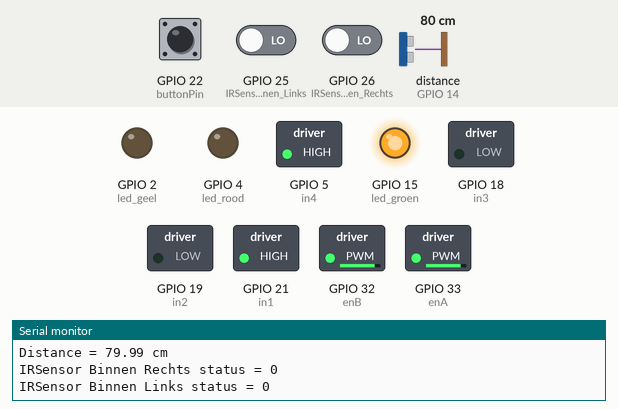
Simulated run of this sketch. Board: ESP32. On the bench: switched loads named in the sketch (green lamp = pin HIGH), output pins drawn as LEDs (lit = HIGH), the last lines printed to the serial monitor. Wiring (inferred from the names in the program): ultrasonic range finder: trigger GPIO 27; echo GPIO 14. The test bench sets the inputs (shaded band); at power-on: GPIO 25 (IRSensor_Binnen_Links) LOW, GPIO 26 (IRSensor_Binnen_Rechts) LOW, GPIO 22 (buttonPin) HIGH, distance to the obstacle (sensor on GPIO 14) 80 cm. The echo pulse lasts 58.3 µs per cm; pins used as bus, display or sensor lines are not drawn.

Above: at 1.2 s.
1.3 s: GPIO 25 (IRSensor_Binnen_Links) driven HIGH
4.3 s: GPIO 26 (IRSensor_Binnen_Rechts) driven HIGH
5.8 s: GPIO 22 (buttonPin) pulled LOW for 3.2 s
At 8.5 s:
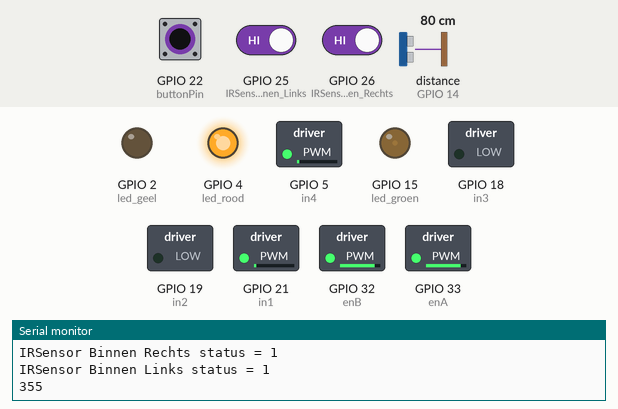
At 10.2 s:
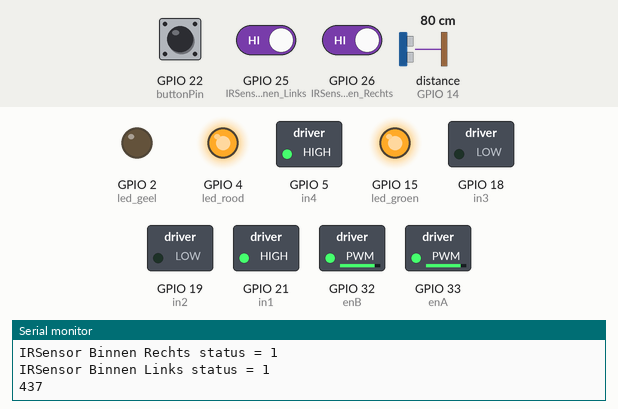
10.5 s: distance to the obstacle (sensor on GPIO 14) set to 12 cm
12.0 s: distance to the obstacle (sensor on GPIO 14) set to 9 cm
At 13.2 s:
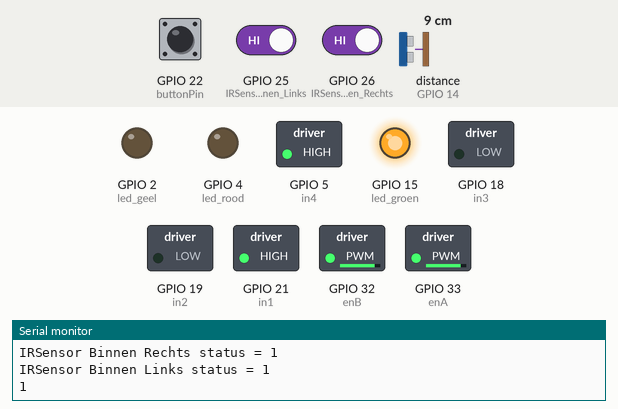
13.5 s: GPIO 22 (buttonPin) pulled LOW for 0.15 s
At 14.0 s:
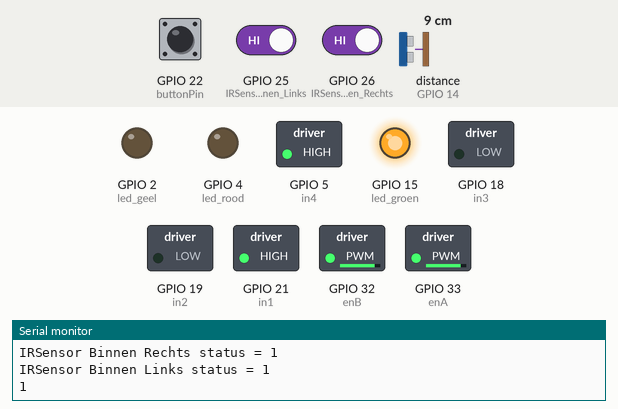
Timing chart, 0 to 16.2 s (numbered marks = the images above; inputs shaded):
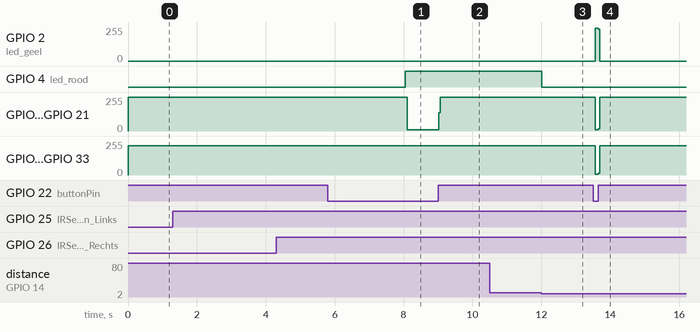

Measured:
- the behaviour switches between 11 and 10 cm on distance to the obstacle (sensor on GPIO 14) (found by bisection; images 2 and 3)
- after the input at 5.8 s, GPIO 4 (led_rood): LOW → HIGH after 2.2 s; GPIO 5 (in4), GPIO 15 (led_groen), GPIO 21 (in1): 255/255 → 11/255 after 2.3 s, → 255/255 0.92 s later
- after the input at 12.0 s, GPIO 4 (led_rood): HIGH → LOW at once
- after the input at 13.5 s, GPIO 2 (led_geel): 0/255 → 247/255 after 0.07 s, → 0/255 0.08 s later; GPIO 5 (in4), GPIO 15 (led_groen), GPIO 21 (in1): 255/255 → 8/255 after 0.07 s, → 255/255 0.08 s later; GPIO 32 (enB), GPIO 33 (enA): 220/255 → 7/255 after 0.07 s, → 220/255 0.08 s later

The sketch:

Line_Following_car_go_control.ino
```cpp
#include <analogWrite.h>
#define trigPin 27
#define echoPin 14

float duration, distance;


// IR SENSOREN

int IRSensor_Binnen_Links = 25;
int IRSensor_Binnen_Rechts = 26;

//MOTOR LINKS
int in1 = 21;
int in2 = 19;
int enA = 33;


//MOTOR RECHTS
int in3 = 18;
int in4 = 5;
int enB = 32;


//LEDS
int led_rood = 4;
int led_geel = 2;
int led_groen = 15;

//TIMER
int counter = 0;
int teller = 0;

//BUTTON
int buttonPin = 22;
int buttonState = LOW;


void setup() {
  Serial.begin(115200);


  pinMode(IRSensor_Binnen_Links, INPUT);
  pinMode(IRSensor_Binnen_Rechts, INPUT);
  pinMode(in1, OUTPUT);
  pinMode(in2, OUTPUT);
  pinMode(in3, OUTPUT);
  pinMode(in4, OUTPUT);
  pinMode(enA, OUTPUT);
  pinMode(enB, OUTPUT);
  pinMode(led_rood, OUTPUT);
  pinMode(led_geel, OUTPUT);
  pinMode(led_groen, OUTPUT);
  pinMode(trigPin, OUTPUT);
  pinMode(echoPin, INPUT);
  pinMode(buttonPin, INPUT);
}

void loop() {


  // Write a pulse to the HC-SR04 Trigger Pin

  digitalWrite(trigPin, LOW);
  delayMicroseconds(2);
  digitalWrite(trigPin, HIGH);
  delayMicroseconds(10);
  digitalWrite(trigPin, LOW);

  // Measure the response from the HC-SR04 Echo Pin

  duration = pulseIn(echoPin, HIGH);

  // Determine distance from duration
  // Use 343 metres per second as speed of sound

  distance = (duration / 2) * 0.0343;

  // Send results to Serial Monitor

  Serial.print("Distance = ");
  if (distance >= 400 || distance <= 2) {
    Serial.println("Out of range");
  }
  else {
    Serial.print(distance);
    Serial.println(" cm");
  }


  Serial.print("IRSensor Binnen Rechts status = " );
  Serial.println(digitalRead(IRSensor_Binnen_Rechts));
  Serial.print("IRSensor Binnen Links status = " );
  Serial.println(digitalRead(IRSensor_Binnen_Links));


  //VOORUIT
  if (digitalRead(IRSensor_Binnen_Rechts) == 1 && digitalRead(IRSensor_Binnen_Links) == 1) {
    digitalWrite(in1, HIGH);
    digitalWrite(in2, LOW);
    digitalWrite(in3, LOW);
    digitalWrite(in4, HIGH);
    analogWrite(enA, 220);
    analogWrite(enB, 220);
    digitalWrite(led_groen, HIGH);
    digitalWrite(led_geel, LOW);
    counter = counter + 1;
    Serial.println(counter);
  }

  if (counter >= 300) {
    digitalWrite(in1, LOW);
    digitalWrite(in2, LOW);
    digitalWrite(in3, LOW);
    digitalWrite(in4, LOW);
    analogWrite(enA, 220);
    analogWrite(enB, 220);
    digitalWrite(led_groen, LOW);
    digitalWrite(led_geel, LOW);
    digitalWrite(led_rood, HIGH);
  }


  //STOP
  if (digitalRead(IRSensor_Binnen_Rechts) == 0 && digitalRead(IRSensor_Binnen_Links) == 0 && digitalRead(buttonPin) == LOW || distance <= 10 ) {
    digitalWrite(in1, LOW);
    digitalWrite(in2, LOW);
    digitalWrite(in3, LOW);
    digitalWrite(in4, LOW);
    analogWrite(enA, 0);
    analogWrite(enB, 0);
    digitalWrite(led_groen, LOW);
    digitalWrite(led_geel, HIGH);
    digitalWrite(led_rood, LOW);
    counter = 0;
    teller = teller + 1;
  }

  if (teller >= 2100  && distance > 10 || digitalRead(buttonPin) == HIGH) {
    digitalWrite(in1, HIGH);
    digitalWrite(in2, LOW);
    digitalWrite(in3, LOW);
    digitalWrite(in4, HIGH);
    analogWrite(enA, 220);
    analogWrite(enB, 220);
    digitalWrite(led_groen, HIGH);
    digitalWrite(led_geel, LOW);
    delay(50);


  }


  //DRAAIEN
  if (digitalRead(IRSensor_Binnen_Links) == 0 && digitalRead(IRSensor_Binnen_Rechts) == 1) {
    digitalWrite(in1, LOW);
    digitalWrite(in2, HIGH);
    digitalWrite(in3, LOW);
    digitalWrite(in4, HIGH);
    analogWrite(enA, 220);
    analogWrite(enB, 220);
    digitalWrite(led_groen, HIGH);
    digitalWrite(led_geel, LOW);
    digitalWrite(led_rood, LOW);
    counter = 0;
    teller = 0;

  }

  if (digitalRead(IRSensor_Binnen_Links) == 1 && digitalRead(IRSensor_Binnen_Rechts) == 0) {
    digitalWrite(in1, HIGH);
    digitalWrite(in2, LOW );
    digitalWrite(in3, HIGH);
    digitalWrite(in4, LOW);
    analogWrite(enA, 220);
    analogWrite(enB, 220);
    digitalWrite(led_groen, HIGH);
    digitalWrite(led_geel, LOW);
    digitalWrite(led_rood, LOW);
    counter = 0;
    teller = 0;

  }
}
```
